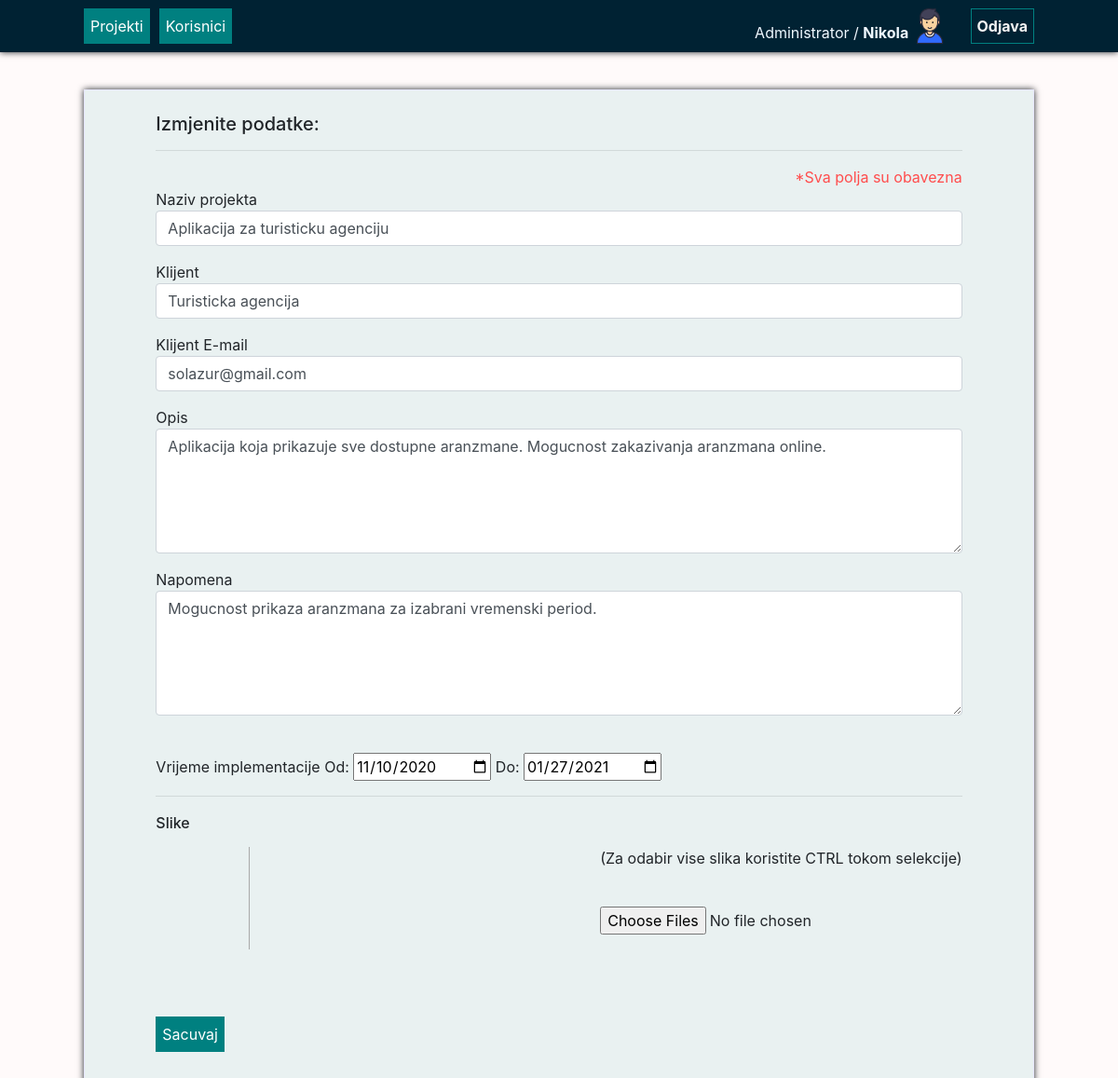
The app's page /ITP_Nikola_Kostovic/izmjena_projekta.php?id=24 (signed in) with its own data.
### tables this page shows
CREATE TABLE IF NOT EXISTS `projekat` (
  `PROJEKAT_ID` int(20) NOT NULL AUTO_INCREMENT,
  `PROJEKAT_NAZIV` varchar(100) NOT NULL,
  `PROJEKAT_NAZIV_KLIJENTA` varchar(100) NOT NULL,
  `PROJEKAT_EMAIL_KLIJENTA` varchar(50) NOT NULL,
  `PROJEKAT_OPIS` text NOT NULL,
  `PROJEKAT_NAPOMENA` text DEFAULT NULL,
  `PROJEKAT_OD` date NOT NULL,
  `PROJEKAT_DO` date NOT NULL,
  PRIMARY KEY (`PROJEKAT_ID`)
);

### ITP_Nikola_Kostovic/izmjena_projekta.php (the view, shortened to what this page needs)
<?php
$id_projekta = $_GET["id"];
include "./db_connection.php";
$query_result = $connection->query("SELECT * FROM projekat WHERE PROJEKAT_ID = '{$id_projekta}'");
$row = $query_result->fetch_array();
$naziv = $row["PROJEKAT_NAZIV"];
$naziv_klijenta = $row["PROJEKAT_NAZIV_KLIJENTA"];
$email_klijenta = $row["PROJEKAT_EMAIL_KLIJENTA"];
$opis = $row["PROJEKAT_OPIS"];
$napomena = $row["PROJEKAT_NAPOMENA"];
$dat_od = $row["PROJEKAT_OD"];
$dat_do = $row["PROJEKAT_DO"];
?>
<!doctype html>
<html lang="en">
<head>
    <link rel="stylesheet" type="text/css" href="style/index-style.css">
    <link rel="stylesheet" type="text/css" href="style/nav_style.css">
    <link rel="stylesheet" href="https://cdn.jsdelivr.net/npm/bootstrap@4.5.3/dist/css/bootstrap.min.css">
</head>
<body  style="background-color: snow">
<?php
include "./Navbar.php";
?>
<div class="main">
    <div class="table-container">
        <br>
        <h5>Izmjenite podatke:</h5>
        <hr>
        <p style="float: right; display: inline; color: #ff4d4d;" >*Sva polja su obavezna</p>
        <br>
        <form method="POST" action="dodavanje_projekta.php?data=izm&&id=<?php echo $id_projekta?>" enctype="multipart/form-data" onsubmit="return provjeri_polja()">
            <div class="form-group">
                <label">Naziv projekta</label>
                <input type="text" class="form-control" name="naziv" id="naziv" value="<?php echo $naziv ;?>">
            </div>
            <div class="form-group">
                <label">Klijent</label>
                <input type="text" class="form-control" name="klijent" id="klijent" value="<?php echo $naziv_klijenta ;?>">
            </div>
            <div class="form-group">
                <label">Klijent E-mail</label>
                <input type="text" class="form-control"  name="email" id="email" value="<?php echo $email_klijenta ;?>">
            </div>
            <div class="form-group">
                <label">Opis</label>
                <textarea name="opis" rows="5" class="form-control" id="opis"><?php echo $opis ;?></textarea>
            </div>
            <div class="form-group">
                <label">Napomena</label>
                <textarea name="napomena" rows="5" class="form-control" id="napomena"><?php echo $napomena ;?></textarea>
            </div>
            <br>
            <div class="form-group">
                <label">Vrijeme implementacije</label>
                <label">Od:</label>
                <input type="date"  name="datum_od" value="<?php echo $dat_od ;?>" id="od">
                <label">Do:</label>
                <input type="date"  name="datum_do" value="<?php echo $dat_do ;?>" id="do">
                <br><hr>
            </div>
            <label><h6>Slike</h6></label><br>
            <div style=" display: flex; justify-content: space-between">
                <div class="kontejner_slike" id="slike" title=<?php echo"$id_projekta";?>>
                </div>
                <div>
                    <p>(Za odabir vise slika koristite CTRL tokom selekcije)<p><br>
                        <input type="file" name="img_proj[]" multiple>
                </div>
         </div>
            <br><br><br>
            <button type="submit" >Sacuvaj</button>
        </form>
        <br><br>
        <br>
    </div>
    <br>
</div>
</body>
</html>

### ITP_Nikola_Kostovic/style/Index-style.css (style rules this page uses)
.main { background-color: #e9f1f1; width: 85%; margin: 0 auto; border: solid lavender 1px; box-shadow: 0px 0px 7px; margin-bottom: 20px; }
.table-container { width: 85%; margin: 0 auto; }
p { border-radius: 3px; }
.kontejner_slike { border-right: solid darkgray 1px; padding: 10px 50px 10px 50px; }

### ITP_Nikola_Kostovic/style/nav_style.css (style rules this page uses)
button { background-color: #008080; margin: 4px 2px; cursor: pointer; vertical-align: bottom; color: white; padding: 6px; margin: 4px 2px; border: solid #008080 1px; }

### records on screen
projekat: naziv "Aplikacija za turisticku agenciju", email "solazur@gmail.com", opis "Aplikacija koja prikazuje sve dostupne aranzmane. Mogucnost zakazivanja aranzmana online.", napomena "Mogucnost prikaza aranzmana za izabrani vremenski period.", datum_od "11/10/2020", datum_do "01/27/2021"

### other values on screen
$uloga "Administrator"
$_COOKIE['korisnik_ime'] "Nikola"
